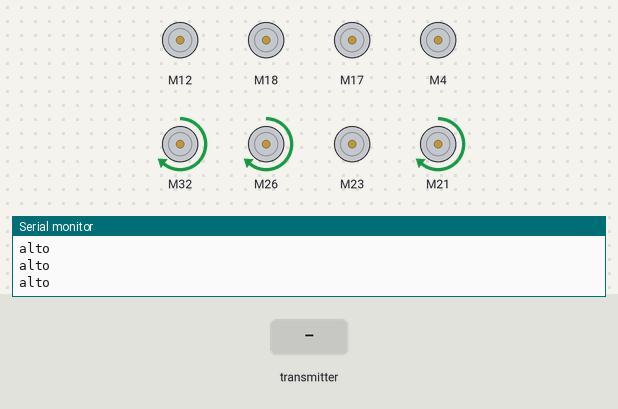
Simulated run of this sketch. Board: Arduino Mega 2560, built with avr-gcc and run on an emulated ATmega2560. Shown: 8 × DC motor (green arrow = forward, orange = backward, longer = faster), the last lines printed to the serial monitor. Inputs (shaded band) come from the test bench.

Above: at 1.2 s.
1.3 s: the transmitter starts sending ch.0 = 172
At 1.8 s:
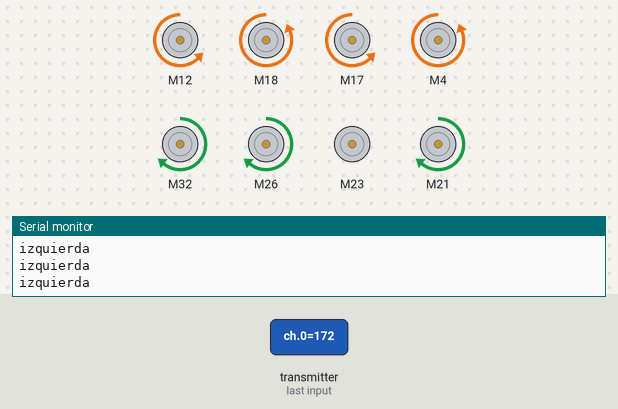
2.8 s: the transmitter starts sending ch.1 = 172
At 4.0 s:
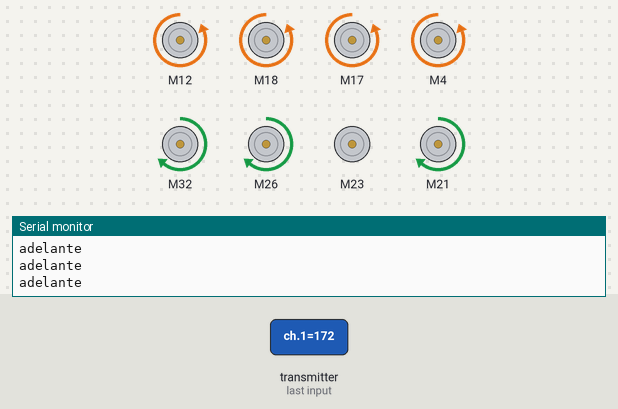
4.3 s: the transmitter starts sending ch.1 = 1811
At 5.1 s:
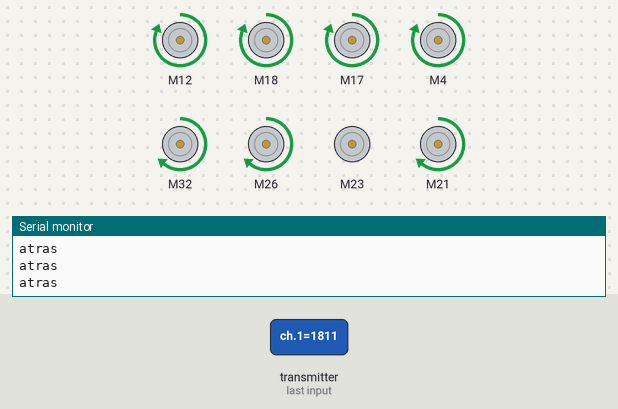
5.8 s: the transmitter starts sending ch.5 = 172
At 6.5 s:
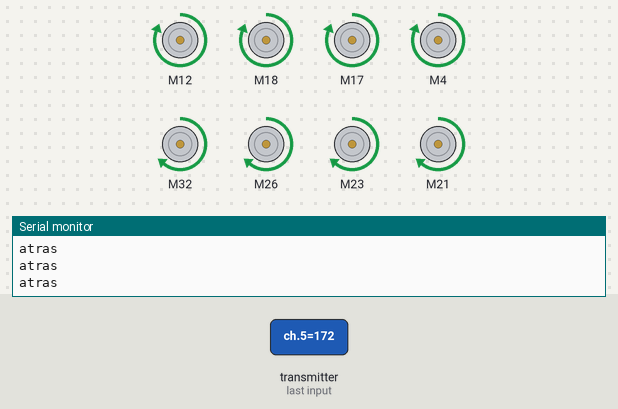
7.3 s: the transmitter starts sending ch.5 = 1811
At 8.5 s:
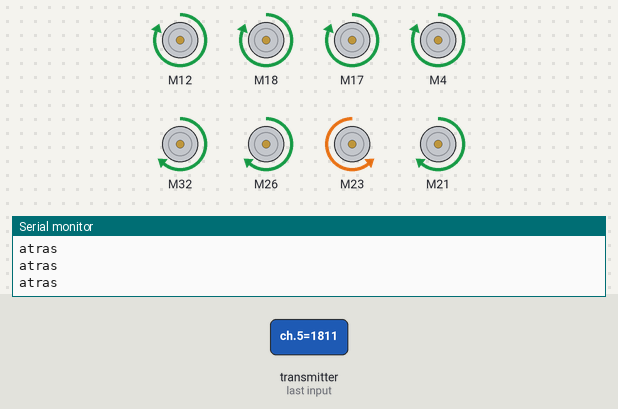
8.8 s: the transmitter starts sending ch.1 = 600
At 9.8 s:
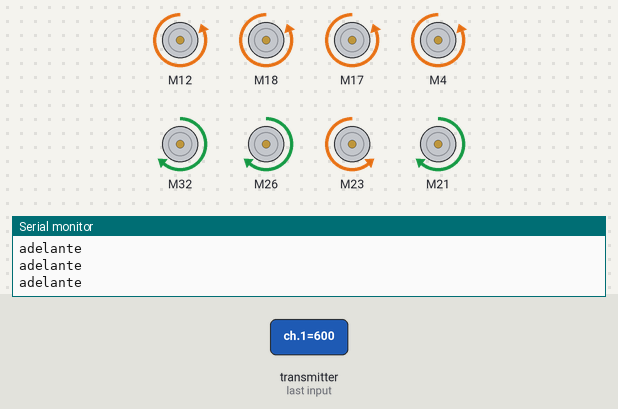
Timing chart, 0 to 11.3 s (numbered marks = the images above; inputs shaded):
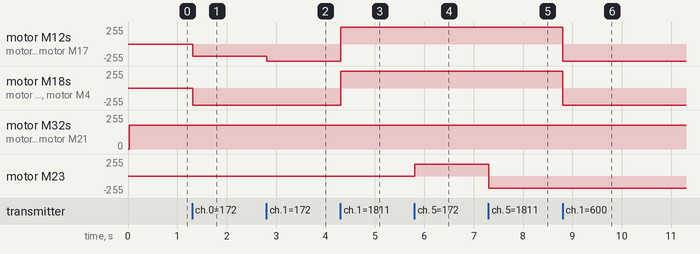

The sketch:

OchoMotoresYSBUSGiroDiferencial.ino
```cpp
//Codigo elaborado por Mike, Carlos, David, Alonso y Fausto


//Patas delanteras, canales 11 y 12. Patas traseras canales 6 y 7
#include "BTS7960.h"

#include "sbus.h"

bfs::SbusRx sbus_rx(&Serial2, 2, 15, true, false);
bfs::SbusData data;


const uint8_t motor1_pins[3] = { 2, 12, 13};  //Enable, Left_PWM, Right_PWM //RPWM3 EN PLACA
const uint8_t motor2_pins[3] = { 2, 18, 5 };  //Enable, Left_PWM, Right_PWM //RPWM6 EN PLACA
const uint8_t motor3_pins[3] = { 2, 17, 16 };  //Enable, Left_PWM, Right_PWM //RPWM7 EN PLACA
const uint8_t motor4_pins[3] = { 2, 4, 0 };  //Enable, Left_PWM, Right_PWM //RPWM8 EN PLACA

const uint8_t motor5_pins[3] = { 2, 32, 33};  //Enable, Left_PWM, Right_PWM //RPWM1 EN PLACA
const uint8_t motor6_pins[3] = { 2, 26, 27 };  //Enable, Left_PWM, Right_PWM //RPWM2 EN PLACA
const uint8_t motor7_pins[3] = { 2, 23, 22 };  //Enable, Left_PWM, Right_PWM //RPWM4 EN PLACA
const uint8_t motor8_pins[3] = { 2, 21, 19 };  //Enable, Left_PWM, Right_PWM //RPWM5 EN PLACA

BTS7960 motorController1(motor1_pins[0], motor1_pins[1], motor1_pins[2]);
BTS7960 motorController2(motor2_pins[0], motor2_pins[1], motor2_pins[2]);
BTS7960 motorController3(motor3_pins[0], motor3_pins[1], motor3_pins[2]);
BTS7960 motorController4(motor4_pins[0], motor4_pins[1], motor4_pins[2]);


BTS7960 motorControllerPatita1(motor5_pins[0], motor5_pins[1], motor5_pins[2]);
BTS7960 motorControllerPatita2(motor6_pins[0], motor6_pins[1], motor6_pins[2]);
BTS7960 motorControllerPatita3(motor7_pins[0], motor7_pins[1], motor7_pins[2]);
BTS7960 motorControllerPatita4(motor8_pins[0], motor8_pins[1], motor8_pins[2]);

int velocidad = 255;
int velocidadPatita = 180;
int velocidad_inferior = velocidad - 70;
void setup() {
  Serial.begin(115200);
  motorController1.Enable();
  motorController2.Enable();
  motorController3.Enable();
  motorController4.Enable();
  sbus_rx.Begin();


}

///************************CAMBIAR canales por variables************************

void loop() {

  if (sbus_rx.Read()) {
    /* Grab the received data */
    data = sbus_rx.data();

    //Traccion
    if (data.ch[1]<1100 && data.ch[1]>900){
      if (data.ch[0]<1100 && data.ch[0]>900){
        alto();
        Serial.println("alto");
      }else if(data.ch[0]>1100){
        derecha();
        Serial.println("derecha");
      }else{
        izquierda();
        Serial.println("izquierda");
      }
    }else if(data.ch[1]>1100){
      atras();
      Serial.println("atras");
    }else{
      adelante();
      Serial.println("adelante");
    }

    //Pata adelante derecha
    if(data.ch[10]<1100 && data.ch[10]>900){
      detenerPatita(motorControllerPatita1);
    } else if (data.ch[10]>1100){
      giroSentidoHorario(motorControllerPatita1);
    } else{
      giroSentidoAntiHorario(motorControllerPatita1);
    }

    //Pata adelante izquierda
    if(data.ch[11]<1100 && data.ch[11]>900){
      detenerPatita(motorControllerPatita2);
    } else if (data.ch[11]>1100){
      giroSentidoHorario(motorControllerPatita2);
    } else{
      giroSentidoAntiHorario(motorControllerPatita2);
    }

    //Pata atras derecha
    if(data.ch[5]<1100 && data.ch[5]>900){
      detenerPatita(motorControllerPatita3);
    } else if (data.ch[5]>1100){
      giroSentidoHorario(motorControllerPatita3);
    } else{
      giroSentidoAntiHorario(motorControllerPatita3);
    }

    //Pata atras izuierda
    if(data.ch[6]<1100 && data.ch[6]>900){
      detenerPatita(motorControllerPatita4);
    } else if (data.ch[6]>1100){
      giroSentidoHorario(motorControllerPatita4);
    } else{
      giroSentidoAntiHorario(motorControllerPatita4);
    }
  }
}

void adelante() {

  motorController1.TurnLeft(velocidad);
  motorController2.TurnLeft(velocidad);
  motorController3.TurnLeft(velocidad);
  motorController4.TurnLeft(velocidad);
}

void atras() {

  motorController1.TurnRight(velocidad);
  motorController2.TurnRight(velocidad);
  motorController3.TurnRight(velocidad);
  motorController4.TurnRight(velocidad);
}

void derecha() {

  motorController1.TurnLeft(velocidad);
  motorController2.TurnLeft(velocidad_inferior);
  motorController3.TurnLeft(velocidad);
  motorController4.TurnLeft(velocidad_inferior);
}

void izquierda() {

  motorController1.TurnLeft(velocidad_inferior);
  motorController2.TurnLeft(velocidad);
  motorController3.TurnLeft(velocidad_inferior);
  motorController4.TurnLeft(velocidad);
}
void alto() {

  motorController1.Stop();
  motorController2.Stop();
  motorController3.Stop();
  motorController4.Stop();
}

void giroSentidoHorario(BTS7960 controller){
  controller.TurnLeft(velocidadPatita);
}

void giroSentidoAntiHorario(BTS7960 controller){
  controller.TurnRight(velocidadPatita);
}

void detenerPatita(BTS7960 controller){
  controller.Stop();
}
```

Measured:
- after the input at 1.3 s, motor M12, motor M17: stopped → backward 185/255 at once; motor M18, motor M4: stopped → backward 255/255 at once
- after the input at 2.8 s, motor M12, motor M17: backward 185/255 → backward 255/255 at once
- after the input at 4.3 s, motor M12, motor M18, motor M17, motor M4: backward 255/255 → forward 255/255 at once
- after the input at 5.8 s, motor M23: stopped → forward 180/255 at once
- after the input at 7.3 s, motor M23: forward 180/255 → backward 180/255 at once
- after the input at 8.8 s, motor M12, motor M18, motor M17, motor M4: forward 255/255 → backward 255/255 at once
